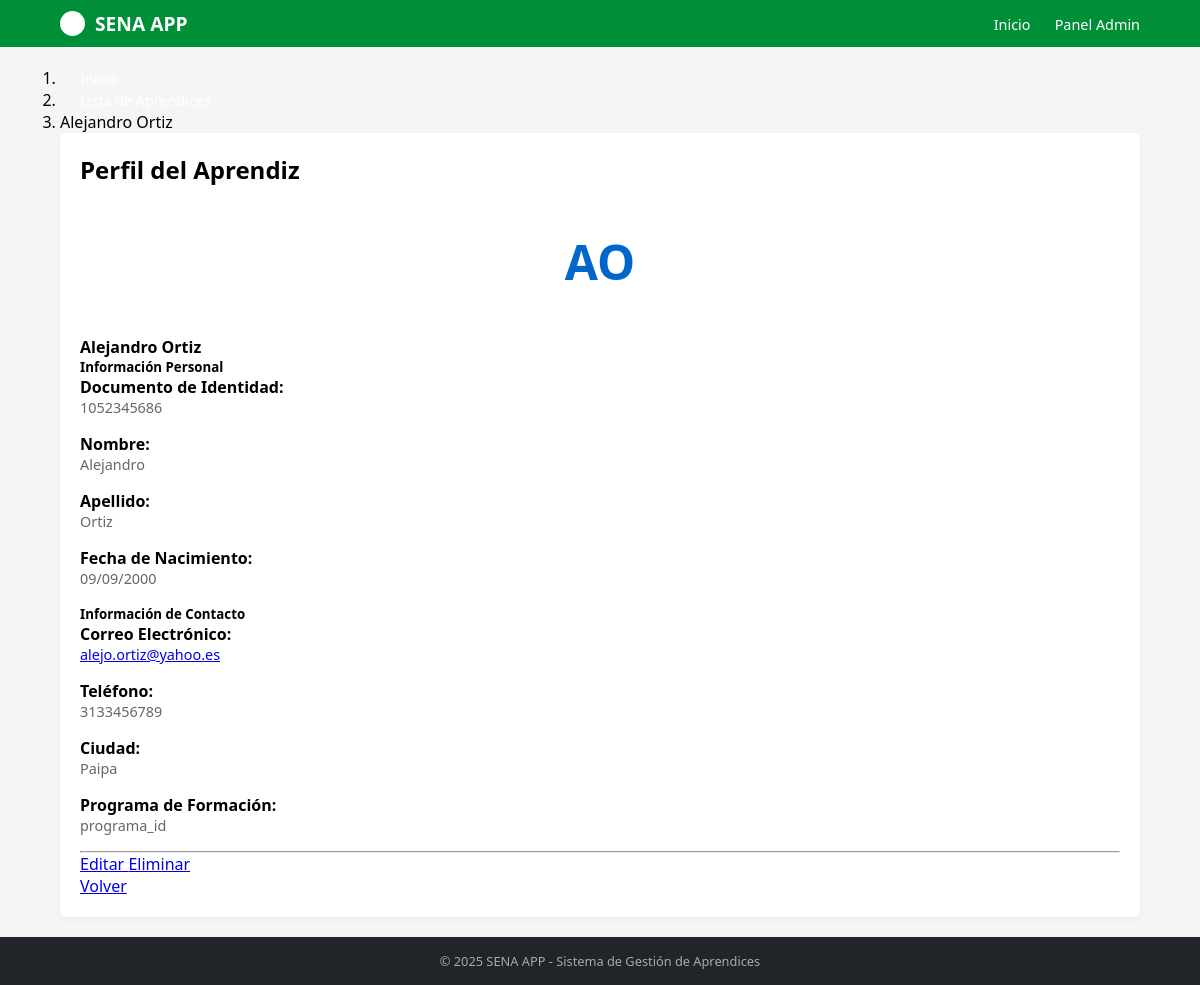
The app's page /aprendices/9/ with its own data.
### aprendices/models.py (models this page shows, shortened)
class Aprendiz(models.Model):
    documento_identidad = models.CharField(max_length=20, unique=True)
    nombre = models.CharField(max_length=100)
    apellido = models.CharField(max_length=100)
    telefono = models.CharField(max_length=15, null=True, blank=True)
    fecha_nacimiento = models.DateField()
    correo_electronico = models.EmailField(unique=True, null=True, blank=True)
    ciudad = models.CharField(max_length=100, null=True, blank=True)
    programa = models.CharField(max_length=100, null=True, blank=True, verbose_name="Programa de Formación")
    class Meta:
        verbose_name = "Aprendiz"
        verbose_name_plural = "Aprendices"
        ordering = ['nombre', 'apellido']
    def nombre_completo(self):
        return f"{self.nombre} {self.apellido}"

### aprendices/views.py (the view)
# urls.py: path('aprendices/<int:aprendiz_id>/', views.AprendizDetailView.as_view(), name='detalle_aprendiz'),
class AprendizDetailView(generic.DetailView):
    model = Aprendiz
    template_name = 'detalle_aprendiz.html'
    context_object_name = 'aprendiz'
    pk_url_kwarg = 'aprendiz_id'

### aprendices/templates/detalle_aprendiz.html (shortened to what this page needs)
{% extends 'master.html' %}
{% block content %}
<div class="container mt-4">
    <nav aria-label="breadcrumb" class="mb-4">
        <ol class="breadcrumb">
            <li class="breadcrumb-item"><a href="{% url 'aprendices:main' %}">Inicio</a></li>
            <li class="breadcrumb-item"><a href="{% url 'aprendices:lista_aprendices' %}">Lista de Aprendices</a></li>
            <li class="breadcrumb-item active" aria-current="page">{{ aprendiz.nombre_completo }}</li>
        </ol>
    </nav>
    <div class="card shadow">
        <div class="card-header bg-info text-white">
            <h2 class="card-title mb-0">
                 Perfil del Aprendiz
            </h2>
        </div>
        <div class="card-body">
            <div class="row mb-4">
                <div class="col-md-3 text-center">
                    <div class="bg-light p-4 rounded" style="width: 150px; height: 150px; display: flex; align-items: center; justify-content: center; margin: 0 auto;">
                        <div style="font-size: 3rem; font-weight: bold; color: #0066cc;">
                            {{ aprendiz.nombre.0 }}{{ aprendiz.apellido.0 }}
                        </div>
                    </div>
                    <h4 class="mt-3">{{ aprendiz.nombre_completo }}</h4>
                </div>
                <div class="col-md-9">
                    <div class="row">
                        <div class="col-md-6">
                            <h5 class="text-muted mb-3">Información Personal</h5>
                            <div class="mb-3">
                                <strong>Documento de Identidad:</strong>
                                <p>{{ aprendiz.documento_identidad }}</p>
                            </div>
                            <div class="mb-3">
                                <strong>Nombre:</strong>
                                <p>{{ aprendiz.nombre }}</p>
                            </div>
                            <div class="mb-3">
                                <strong>Apellido:</strong>
                                <p>{{ aprendiz.apellido }}</p>
                            </div>
                            <div class="mb-3">
                                <strong>Fecha de Nacimiento:</strong>
                                <p>{{ aprendiz.fecha_nacimiento|date:"d/m/Y" }}</p>
                            </div>
                        </div>
                        <div class="col-md-6">
                            <h5 class="text-muted mb-3">Información de Contacto</h5>
                            <div class="mb-3">
                                <strong>Correo Electrónico:</strong>
                                <p><a href="mailto:{{ aprendiz.correo_electronico }}">{{ aprendiz.correo_electronico }}</a></p>
                            </div>
                            <div class="mb-3">
                                <strong>Teléfono:</strong>
                                <p>{{ aprendiz.telefono }}</p>
                            </div>
                            <div class="mb-3">
                                <strong>Ciudad:</strong>
                                <p>{{ aprendiz.ciudad }}</p>
                            </div>
                            <div class="mb-3">
                                <strong>Programa de Formación:</strong>
                                <p>
                                    {% if aprendiz.programa %}
                                        <span class="badge bg-success">{{ aprendiz.programa }}</span>
                                    {% else %}
                                        <span class="badge bg-secondary">Sin programa asignado</span>
                                    {% endif %}
                                </p>
                            </div>
                        </div>
                    </div>
                </div>
            </div>
            <hr>
            <div class="d-flex gap-2 justify-content-between mt-4">
                <div>
                    <a href="{% url 'aprendices:editar_aprendiz' aprendiz.id %}" class="btn btn-warning">
                         Editar
                    </a>
                    <a href="{% url 'aprendices:eliminar_aprendiz' aprendiz.id %}" class="btn btn-danger"
                       onclick="return confirm('¿Está seguro de eliminar a {{ aprendiz.nombre_completo }}?')">
                         Eliminar
                    </a>
                </div>
                <a href="{% url 'aprendices:lista_aprendices' %}" class="btn btn-secondary">
                     Volver
                </a>
            </div>
        </div>
    </div>
</div>
{% endblock %}

### aprendices/static/mystyles.css (style rules this page uses)
* { margin: 0; padding: 0; box-sizing: border-box; font-family: 'Segoe UI', Tahoma, Geneva, Verdana, sans-serif; }
body { background-color: #f5f5f5; display: flex; flex-direction: column; min-height: 100vh; }
nav a { color: white; text-decoration: none; margin-left: 20px; font-size: 0.9rem; }
.card { background-color: white; padding: 20px; border-radius: 5px; box-shadow: 0 2px 5px rgba(0,0,0,0.05); display: flex; flex-direction: column; justify-content: space-between; }
.card p { color: #666; font-size: 0.9rem; margin-bottom: 15px; line-height: 1.4; }

### records on screen
Aprendiz: nombre_completo "Alejandro Ortiz", nombre.0 "A", apellido.0 "O", documento_identidad "1052345686", nombre "Alejandro", apellido "Ortiz", fecha_nacimiento "09/09/2000", correo_electronico "alejo.ortiz@yahoo.es", telefono "3133456789", ciudad "Paipa", programa "programa_id"
